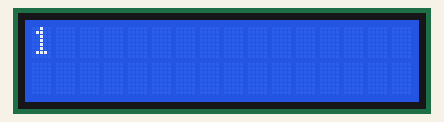
The sketch below on a simulated Arduino Mega 2560, built with avr-gcc and run on an emulated ATmega2560. Parts: 16×2 character LCD.

Above: at 0.1 s.
At 4.1 s:
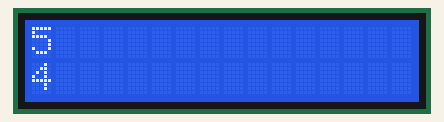
At 9.1 s:
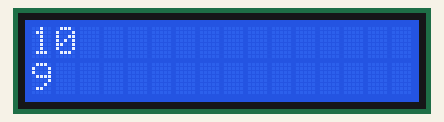
At 19.1 s:
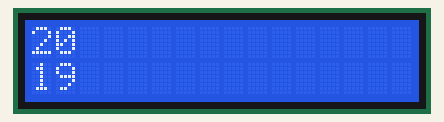
At 29.1 s:
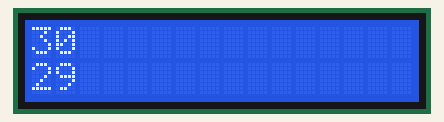
At 39.1 s:
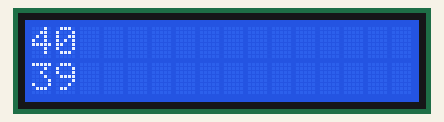

The sketch:

Cron_metro.ino
```cpp
#include <LiquidCrystal.h>
#include <TimerOne.h>
const int rs = 8, en = 9, d4 = 4, d5 = 5, d6 = 6, d7 = 7;
LiquidCrystal lcd(rs, en, d4, d5, d6, d7);
int count_1,count_2=0;
void setup() {
  pinMode(22,INPUT);
  Timer1.initialize(1000000);
  Timer1.start();
  Timer1.attachInterrupt(conteo_int);
  pinMode(21,INPUT);
  lcd.begin(16,2);
  lcd.clear();
}

void loop() {
  if(count_1<60){count_1++;}
  lcd.setCursor(0,0);
  lcd.print(' ');
  lcd.setCursor(0,0);
  lcd.print(String(count_1));
  delay(1000);
}

void conteo_int(){
  if(count_2<60){count_2++;}
  lcd.setCursor(0,1);
  lcd.print(' ');
  lcd.setCursor(0,1);
  lcd.print(String(count_2));
  }

void reinicio(){
  while(digitalRead(21)==1){
    lcd.clear();
    count_1=0;
    count_2=0;}
  }
```

Measured:
- what the display in image 1 shows lasts 0.9 s, from 4.1 s to 5.0 s
